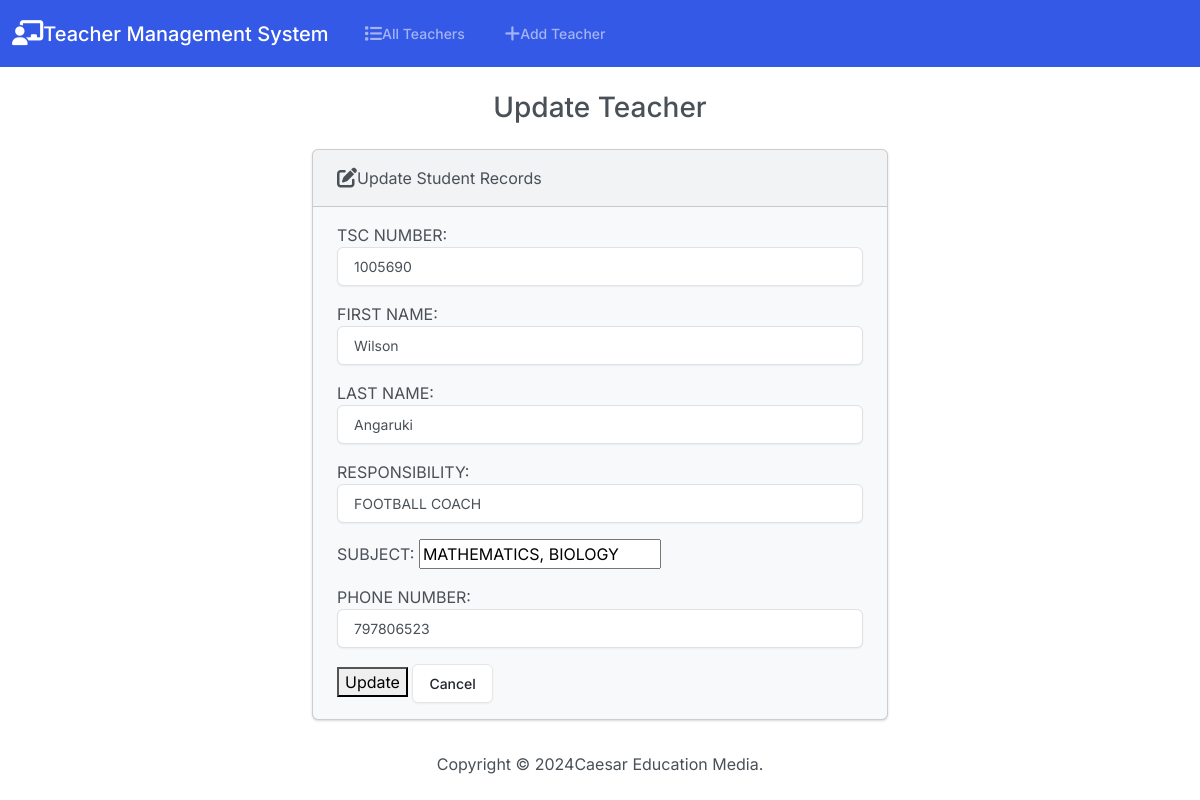
The page /edit/3/ on the database its author committed.
### teachers/models.py (models this page shows, shortened)
class Teacher(models.Model):
    TSC_Number = models.PositiveIntegerField()
    first_name = models.CharField(max_length=50)
    last_name = models.CharField(max_length=50)
    Rensponsibility = models.CharField(max_length=50)
    Subject = models.CharField(max_length=50)
    phone_number = models.PositiveIntegerField()

### teachers/views.py (the view)
# urls.py: path('edit/<int:id>/', views.edit, name='edit'),
def edit(request, id):
    if request.method == 'POST':
        teacher = Teacher.objects.get(pk=id)
        form = TeacherForm(request.POST, instance=teacher)
        if form.is_valid():
            form.save()
            return render(request, 'teachers/edit.html', {
                'form': form,
                'success': True
            })
    else:
        teacher = Teacher.objects.get(pk=id)
        form = TeacherForm(instance=teacher)
    return render(request, 'teachers/edit.html', {
                'form': form
    })

### teachers/forms.py
class TeacherForm(forms.ModelForm):
    class Meta:
        model = Teacher
        fields = '__all__'
        labels = {
            'TSC_Number': 'TSC NUMBER',
         'first_name': 'FIRST NAME',
         'last_name': 'LAST NAME',
         'Rensponsibility': 'RESPONSIBILITY',
         'Subject' : 'SUBJECT',
         'phone_number': 'PHONE NUMBER'
         }
        widgets = {
            'TSC_Number': forms.NumberInput(attrs={'class': 'form-control'}),
          'first_name': forms.TextInput(attrs={'class': 'form-control'}),
           'last_name': forms.TextInput(attrs={'class': 'form-control'}),
           'Rensponsibility': forms.TextInput(attrs={'class': 'form-control'}),
           'Subject ': forms.TextInput(attrs={'class': 'form-control'}),
           'phone_number': forms.NumberInput(attrs={'class': 'form-control'})
           }

### teachers/templates/teachers/edit.html (shortened to what this page needs)
{% extends "teachers/base.html" %}
{% block body %}
<h3 class="text-center m-4">Update Teacher</h3>
{% if success %}
<div class="alert alert-success" role="alert">
    The teacher updated successfully.
    <a href="{% url 'index' %}" class="alert-link">Go to Home Page.</a>
</div>
{% else %}
<div class="row justify-content-center">
    <div class="col-6">
        <div class="card bg-light mb-3">
            <div class="card-header">
                <i class="fa-solid fa-pen-to-square fa-lg"></i>Update Student Records
            </div>
            <div class="card-body">
                <form action="" method="POST">
                    {{ form.as_p }}
                    <button type="submit" class="btn-btn-primary">Update</button>
                    <a href="{% url 'index' %}" class="btn btn-secondary">Cancel</a>
                </form>
            </div>
    </div>
</div>
{% endif %}
{% endblock %}

### rows shown on the page
Teacher: TSC_Number "1005690", first_name "Wilson", last_name "Angaruki", Rensponsibility "FOOTBALL COACH", Subject "MATHEMATICS, BIOLOGY", phone_number "797806523"
